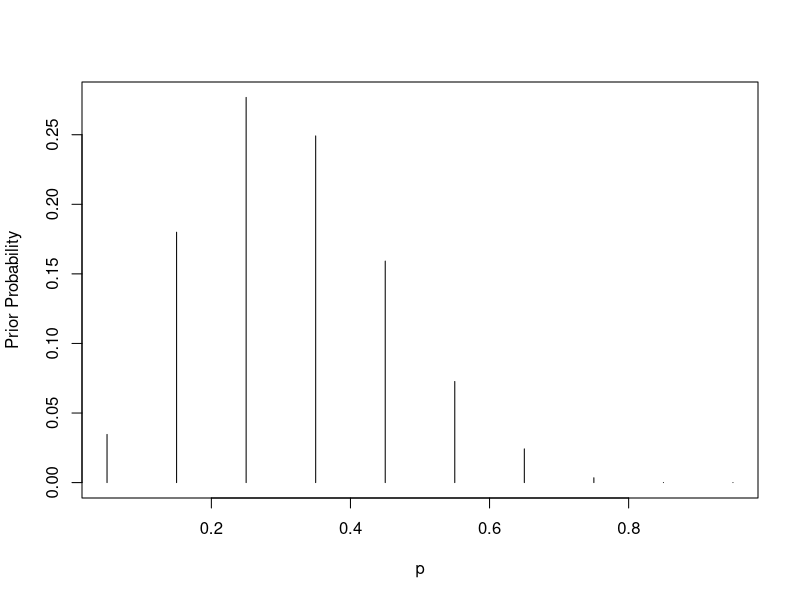
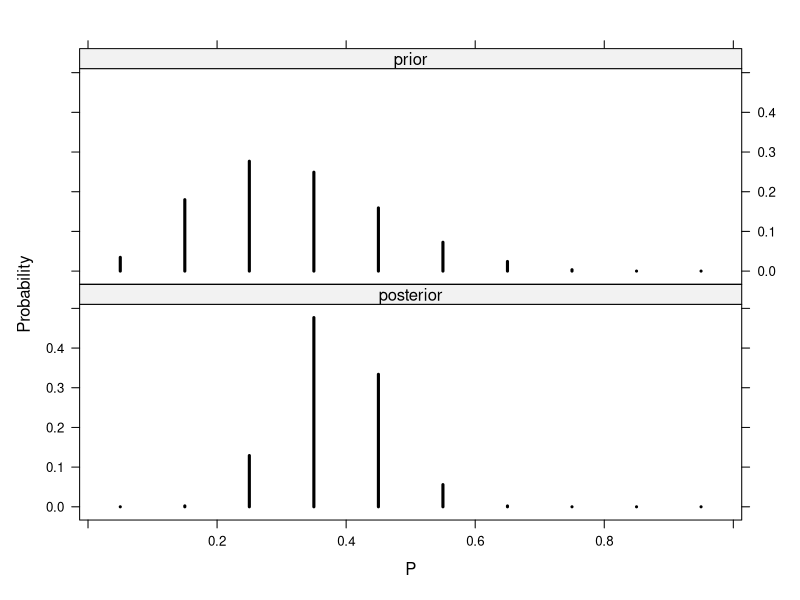

The R script that drew these images, in order:
####################################
# Section 2.3 Using a Discrete Prior
####################################

 library(LearnBayes)

 p = seq(0.05, 0.95, by = 0.1)
 prior = c(1, 5.2, 8, 7.2, 4.6, 2.1, 0.7, 0.1, 0, 0)
 prior = prior/sum(prior)
 plot(p, prior, type = "h", ylab="Prior Probability")

S=readline(prompt="Type  <Return>   to continue : ")

 data = c(11, 16)
 post = pdisc(p, prior, data)
 round(cbind(p, prior, post),2)

 PRIOR=data.frame("prior",p,prior)
 POST=data.frame("posterior",p,post)
 names(PRIOR)=c("Type","P","Probability")
 names(POST)=c("Type","P","Probability")
 data=rbind(PRIOR,POST)

 windows()
 lattice::xyplot(Probability~P|Type,data=data,layout=c(1,2),type="h",lwd=3,col="black")
